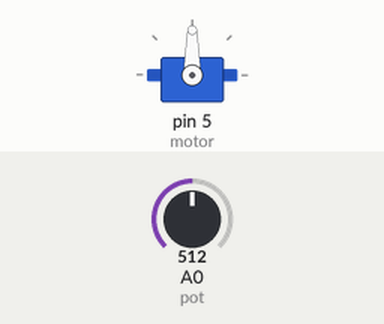
A sketch run on a simulated Arduino Uno, built with avr-gcc and run on an emulated ATmega328P. Parts: servo. Inputs (shaded band) come from the test bench; at power-on: A0 (pot) = 512.

Above: at 1.2 s.
1.3 s: A0 (pot) set to 716
At 2.2 s:
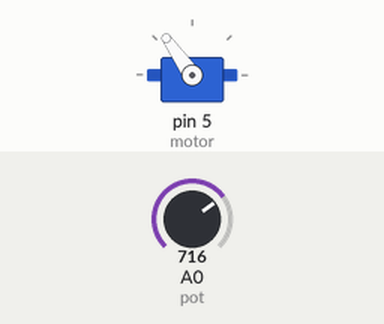
2.8 s: A0 (pot) set to 900
At 3.5 s:
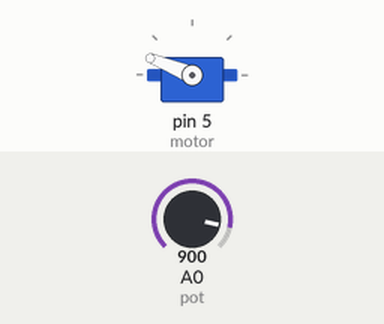
4.3 s: A0 (pot) set to 1023
At 4.7 s:
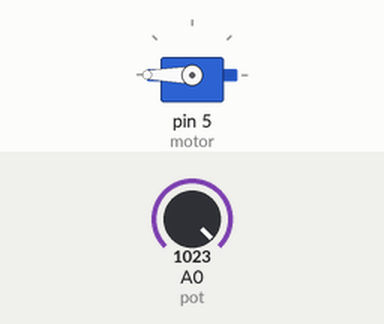
5.8 s: A0 (pot) set to 306
At 7.0 s:
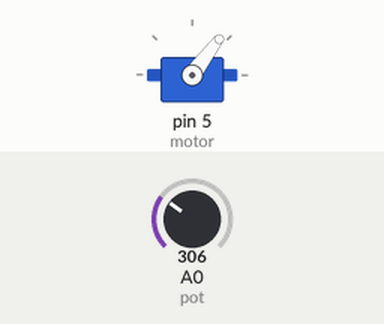
7.3 s: A0 (pot) set to 122
At 8.5 s:
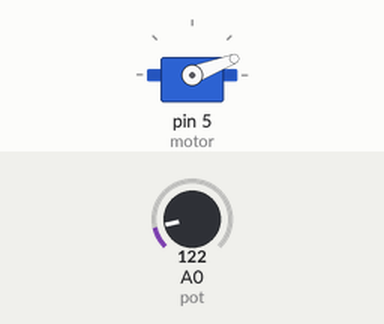
Timing chart, 0 to 9.8 s (numbered marks = the images above; inputs shaded):
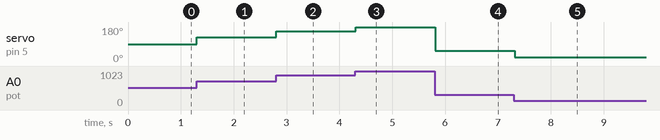

Measured:
- after the input at 1.3 s, servo on pin 5 (motor): 90° → 125° at once
- after the input at 2.8 s, servo on pin 5 (motor): 125° → 158° at once
- after the input at 4.3 s, servo on pin 5 (motor): 158° → 180° at once
- after the input at 5.8 s, servo on pin 5 (motor): 180° → 53° at once
- after the input at 7.3 s, servo on pin 5 (motor): 53° → 21° at once

The sketch:

servoooooo_motor.ino
```cpp
#include "Servo.h" //to use servo motor
Servo motor;
void setup() {
motor.attach(5); // to use pin 5
}

void loop() {
int v = analogRead(A0);// to read the change in pot.
float angle = v*180.0/1023;// to calculate the angle
motor.write(angle); // to read the angle and make servo move to it
delay (100);
}
```
